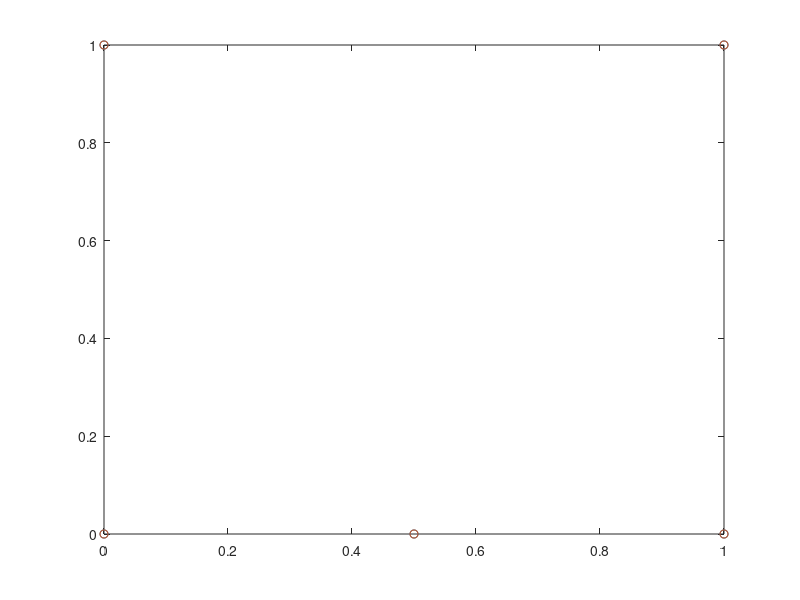

Source code (MATLAB): (Note: this script raises an error after producing the figure.)

x = [0 1 0 1 0.5;0 0 1 1 0.5];

t = [0 1 1 0 0 ];
plot(x,t,'o')

net = feedforwardnet(1);
net = configure(net,x,t);
y1 = net(x)
plot(x,t,'o',x,y1,'x')

net = train(net,x,t);
y2 = net(x)
plot(x,t,'o',x,y1,'x',x,y2,'*')
